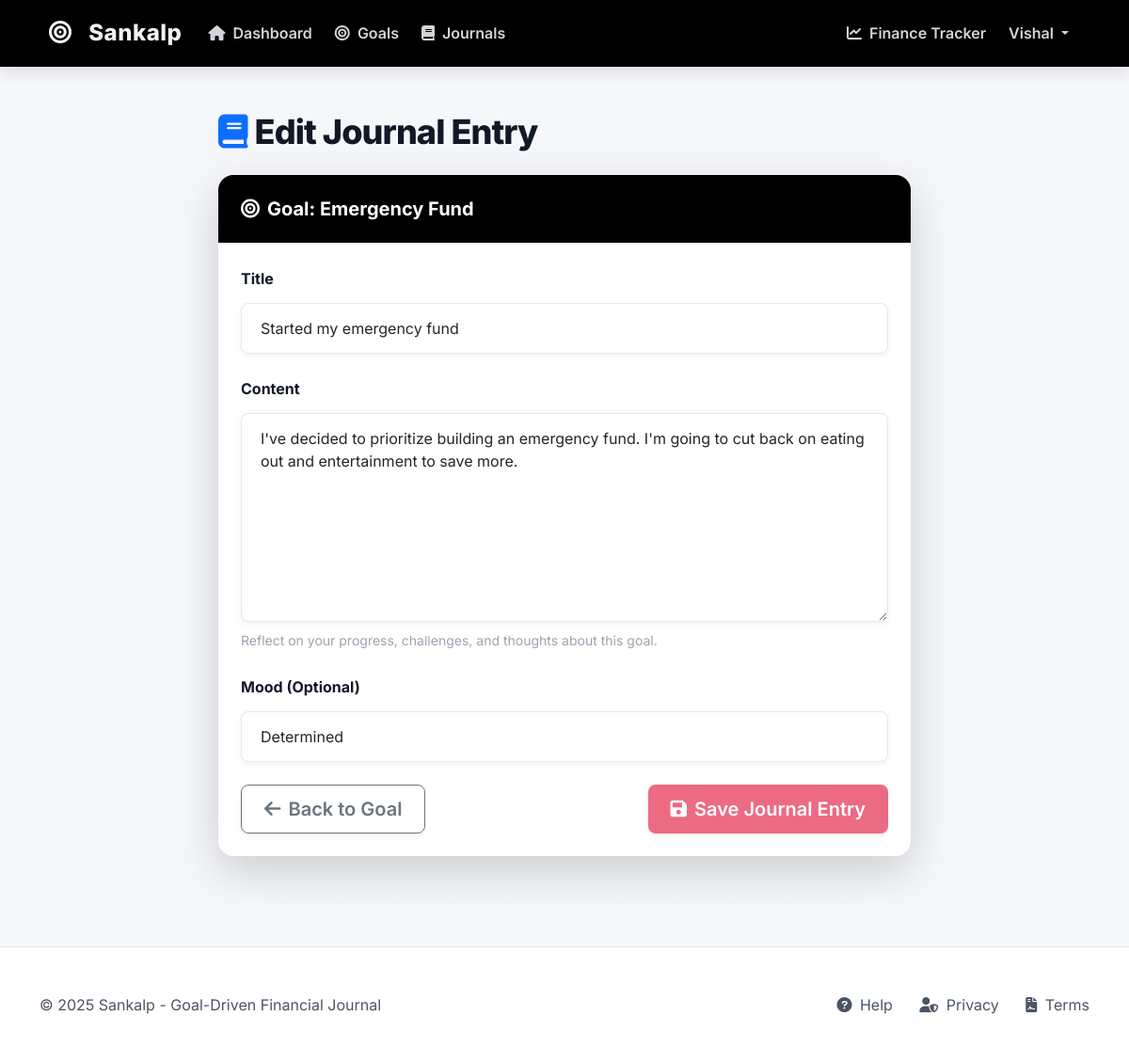
The app's page /sankalp/journals/10/edit/ (signed in) with its own data.
### sankalp/models.py (models this page shows, shortened)
class Goal(models.Model):
    GOAL_TYPES = [
        ('FINANCIAL', 'Financial'),
        ('PERSONAL', 'Personal'),
        ('CAREER', 'Career'),
        ('HEALTH', 'Health'),
        ('OTHER', 'Other'),
    ]
    STATUS_CHOICES = [
        ('NOT_STARTED', 'Not Started'),
        ('IN_PROGRESS', 'In Progress'),
        ('COMPLETED', 'Completed'),
        ('ABANDONED', 'Abandoned'),
    ]
    user = models.ForeignKey(User, on_delete=models.CASCADE)
    title = models.CharField(max_length=200)
    description = models.TextField()
    goal_type = models.CharField(max_length=20, choices=GOAL_TYPES)
    target_amount = models.DecimalField(max_digits=10, decimal_places=2, null=True, blank=True)
    current_amount = models.DecimalField(max_digits=10, decimal_places=2, default=0)
    start_date = models.DateField()
    target_date = models.DateField()
    status = models.CharField(max_length=20, choices=STATUS_CHOICES, default='NOT_STARTED')
    created_at = models.DateTimeField(auto_now_add=True)
    updated_at = models.DateTimeField(auto_now=True)

class Journal(models.Model):
    user = models.ForeignKey(User, on_delete=models.CASCADE)
    goal = models.ForeignKey(Goal, on_delete=models.CASCADE, related_name='journals')
    title = models.CharField(max_length=200)
    content = models.TextField()
    mood = models.CharField(max_length=50, blank=True)
    created_at = models.DateTimeField(auto_now_add=True)

### sankalp/views.py (the view)
# urls.py: path('journals/<int:journal_id>/edit/', views.edit_journal, name='edit_journal'),
@login_required
def edit_journal(request, journal_id):
    journal = get_object_or_404(Journal, id=journal_id, user=request.user)
    if request.method == 'POST':
        form = JournalForm(request.POST, instance=journal)
        if form.is_valid():
            with transaction.atomic():
                form.save()
            messages.success(request, 'Journal entry updated successfully!')
            return redirect('journal_detail', journal_id=journal.id)
    else:
        form = JournalForm(instance=journal)
    return render(request, 'sankalp/journal_form.html', {
        'form': form,
        'title': 'Edit Journal Entry',
        'goal': journal.goal,
        'username': request.session.get('username', '')
    })

### sankalp/forms.py
class JournalForm(forms.ModelForm):
    class Meta:
        model = Journal
        fields = ['title', 'content', 'mood']
        widgets = {
            'content': forms.Textarea(attrs={'rows': 6}),
        }

### sankalp/templates/sankalp/journal_form.html (shortened to what this page needs)
{% extends 'sankalp/base.html' %}
{% load static %}
{% block content %}
<div class="row mb-5 justify-content-center">
    <div class="col-md-8">
        <h1 class="display-5 mb-4">
            <i class="fas fa-book text-primary me-2"></i>{{ title }}
        </h1>
        <div class="card shadow-lg">
            <div class="card-header bg-primary text-white">
                <h5 class="mb-0 fw-bold">
                    <i class="fas fa-bullseye me-2"></i>Goal: {{ goal.title }}
                </h5>
            </div>
            <div class="card-body p-4">
                <form method="post">
                    <div class="mb-4">
                        <label for="id_title" class="form-label fw-bold">Title</label>
                        <input type="text" name="title" id="id_title" class="form-control"
                               value="{{ form.title.value|default:'' }}" required>
                    </div>
                    <div class="mb-4">
                        <label for="id_content" class="form-label fw-bold">Content</label>
                        <textarea name="content" id="id_content" class="form-control" rows="8" required>{{ form.content.value|default:'' }}</textarea>
                        <div class="form-text">
                            Reflect on your progress, challenges, and thoughts about this goal.
                        </div>
                    </div>
                    <div class="mb-4">
                        <label for="id_mood" class="form-label fw-bold">Mood (Optional)</label>
                        <input type="text" name="mood" id="id_mood" class="form-control"
                               value="{{ form.mood.value|default:'' }}" placeholder="e.g., Motivated, Challenged, Excited">
                    </div>
                    <div class="d-flex justify-content-between mt-4">
                        <a href="{% url 'goal_detail' goal.id %}" class="btn btn-outline-secondary btn-lg">
                            <i class="fas fa-arrow-left me-2"></i>Back to Goal
                        </a>
                        <button type="submit" class="btn btn-primary btn-lg">
                            <i class="fas fa-save me-2"></i>Save Journal Entry
                        </button>
                    </div>
                </form>
            </div>
        </div>
    </div>
</div>
{% endblock %}

### sankalp/templates/sankalp/base.html (shortened to what this page needs)
{% load static %}
<!DOCTYPE html>
<html lang="en">
<head>
    <link href="https://cdn.jsdelivr.net/npm/bootstrap@5.3.0-alpha1/dist/css/bootstrap.min.css" rel="stylesheet">
    <link rel="stylesheet" href="https://cdnjs.cloudflare.com/ajax/libs/font-awesome/6.0.0/css/all.min.css">
    <link rel="stylesheet" href="{% static 'sankalp/css/styles.css' %}">
</head>
<body>
    <nav class="navbar navbar-expand-lg navbar-dark bg-primary sticky-top">
        <div class="container">
            <a class="navbar-brand" href="{% url 'sankalp_dashboard' %}">
                <i class="fas fa-bullseye"></i> Sankalp
            </a>
            <div class="collapse navbar-collapse" id="navbarNav">
                <ul class="navbar-nav me-auto mb-2 mb-lg-0">
                    <li class="nav-item">
                        <a class="nav-link" href="{% url 'sankalp_dashboard' %}">
                            <i class="fas fa-home me-1"></i> Dashboard
                        </a>
                    </li>
                    <li class="nav-item">
                        <a class="nav-link" href="{% url 'goals_list' %}">
                            <i class="fas fa-bullseye me-1"></i> Goals
                        </a>
                    </li>
                    <li class="nav-item">
                        <a class="nav-link" href="{% url 'journals_list' %}">
                            <i class="fas fa-book me-1"></i> Journals
                        </a>
                    </li>
                </ul>
                <ul class="navbar-nav mb-2 mb-lg-0">
                    <li class="nav-item">
                        <a class="nav-link" href="{% url 'dashboard' %}">
                            <i class="fas fa-chart-line me-1"></i> Finance Tracker
                        </a>
                    </li>
                    {% if request.session.username %}
                    <li class="nav-item dropdown">
                        <a class="nav-link dropdown-toggle" href="#" id="navbarDropdown" role="button" data-bs-toggle="dropdown" aria-expanded="false">
                            {{ request.session.username }}
                        </a>
                    </li>
                    {% endif %}
                </ul>
            </div>
        </div>
    </nav>
    <main class="container my-5">
        <div class="fade-in">
            {% block content %}{% endblock %}
        </div>
    </main>
    <footer class="py-5 mt-auto bg-white shadow-sm">
        <div class="container">
            <div class="row align-items-center">
                <div class="col-md-6 text-center text-md-start">
                    <p class="mb-0 text-muted">&copy; {% now "Y" %} Sankalp - Goal-Driven Financial Journal</p>
                </div>
                <div class="col-md-6 text-center text-md-end mt-3 mt-md-0">
                    <a href="#" class="text-decoration-none text-muted me-4">
                        <i class="fas fa-question-circle me-1"></i> Help
                    </a>
                    <a href="#" class="text-decoration-none text-muted me-4">
                        <i class="fas fa-user-shield me-1"></i> Privacy
                    </a>
                    <a href="#" class="text-decoration-none text-muted">
                        <i class="fas fa-file-contract me-1"></i> Terms
                    </a>
                </div>
            </div>
        </div>
    </footer>
</body>
</html>

### sankalp/static/sankalp/css/styles.css (style rules this page uses)
:root { --primary-color: #000000; --primary-light: #f2f2f2; --secondary-color: #ed6a83; --secondary-light: #fce4e9; --warning-color: #facc15; --warning-light: #fef9c3; --danger-color: #dc2626; --danger-light: #fee2e2; --info-color: #0ea5e9; --info-light: #e0f2fe; --background-color: #f5f7fa; --card-bg: #ffffff; --text-primary: #111827; --text-secondary: #4b5563; --text-tertiary: #9ca3af; --border-color: #e5e7eb; --border-radius-sm: 0.5rem; --border-radius: 1rem; --border-radius-lg: 1.5rem; --shadow-sm: 0 2px 6px rgba(0, 0, 0, 0.06); --shadow: 0 6px 16px rgba(0, 0, 0, 0.1); --shadow-lg: 0 12px 32px rgba(0, 0, 0, 0.12); --transition-fast: 200ms ease; --transition-normal: 300ms ease; --transition-slow: 400ms ease; }
body { min-height: 100vh; display: flex; flex-direction: column; background-color: var(--background-color); color: var(--text-primary); font-family: "Inter", -apple-system, BlinkMacSystemFont, "Segoe UI", Roboto, "Helvetica Neue", Arial, sans-serif; line-height: 1.7; font-size: 16px; }
h1, h2, h3, h4, h5, h6 { font-weight: 700; line-height: 1.2; margin-bottom: 1rem; }
.display-5 { font-weight: 800; letter-spacing: -0.025em; font-size: 2.25rem; }
.text-muted { color: var(--text-secondary) !important; }
.navbar { box-shadow: var(--shadow); transition: all var(--transition-normal); padding: 10px 40px; background: var(--primary-color) !important; }
.navbar-brand { font-weight: 800; letter-spacing: 0.5px; transition: all var(--transition-fast); font-size: 1.5rem; color: #f2f2f2 !important; }
.navbar-brand i { margin-right: 0.75rem; }
.nav-link { transition: all var(--transition-fast); padding: 0.5rem 1.25rem; border-radius: var(--border-radius-sm); margin: 0 0.25rem; font-weight: 600; color: #d1d5db !important; }
.card { border-radius: var(--border-radius); box-shadow: var(--shadow-sm); transition: transform var(--transition-normal), box-shadow var(--transition-normal); border: none; background-color: var(--card-bg); overflow: hidden; }
.card-header { background-color: var(--card-bg); border-bottom: 1px solid var(--border-color); padding: 1.5rem; font-weight: 700; }
.card-header.bg-primary { background: var(--primary-color) !important; color: #ffffff; }
.card-body { padding: 1.75rem; }
.btn { border-radius: var(--border-radius-sm); padding: 0.625rem 1.5rem; font-weight: 600; transition: all var(--transition-fast); box-shadow: var(--shadow-sm); position: relative; overflow: hidden; }
.btn::after { content: ""; position: absolute; top: 0; left: 0; width: 100%; height: 100%; background-color: rgba(255, 255, 255, 0.15); transform: translateY(100%); transition: transform var(--transition-fast); }
.btn-primary { background: var(--secondary-color); border: none; color: #ffffff; }
.form-control, .form-select { border-radius: var(--border-radius-sm); border: 1px solid var(--border-color); padding: 0.875rem 1.25rem; transition: all var(--transition-fast); font-size: 1rem; box-shadow: var(--shadow-sm); background-color: #ffffff; }
.form-label { font-weight: 600; margin-bottom: 0.75rem; color: var(--text-primary); }
.form-text { color: var(--text-tertiary); font-size: 0.875rem; margin-top: 0.5rem; }
footer { margin-top: auto; background-color: var(--card-bg); border-top: 1px solid var(--border-color); padding: 2rem 0; color: var(--text-secondary); }
.fade-in { animation: fadeIn 0.6s ease forwards; }
body::before { content: ""; position: fixed; top: 0; left: 0; width: 100%; height: 100%; background-image: radial-gradient(var(--primary-light) 1.5px, transparent 1.5px), radial-gradient(var(--primary-light) 1.5px, transparent 1.5px); background-size: 60px 60px; background-position: 0 0, 30px 30px; opacity: 0.25; pointer-events: none; z-index: -1; }

### records on screen
Goal: title "Emergency Fund"
Journal: title "Started my emergency fund", content "I've decided to prioritize building an emergency fund. I'm going to cut back on eating out and entertainment to save more.", mood "Determined"

### other values on screen
{{ request.session.username }} "Vishal"
{{ title }} "Edit Journal Entry"
